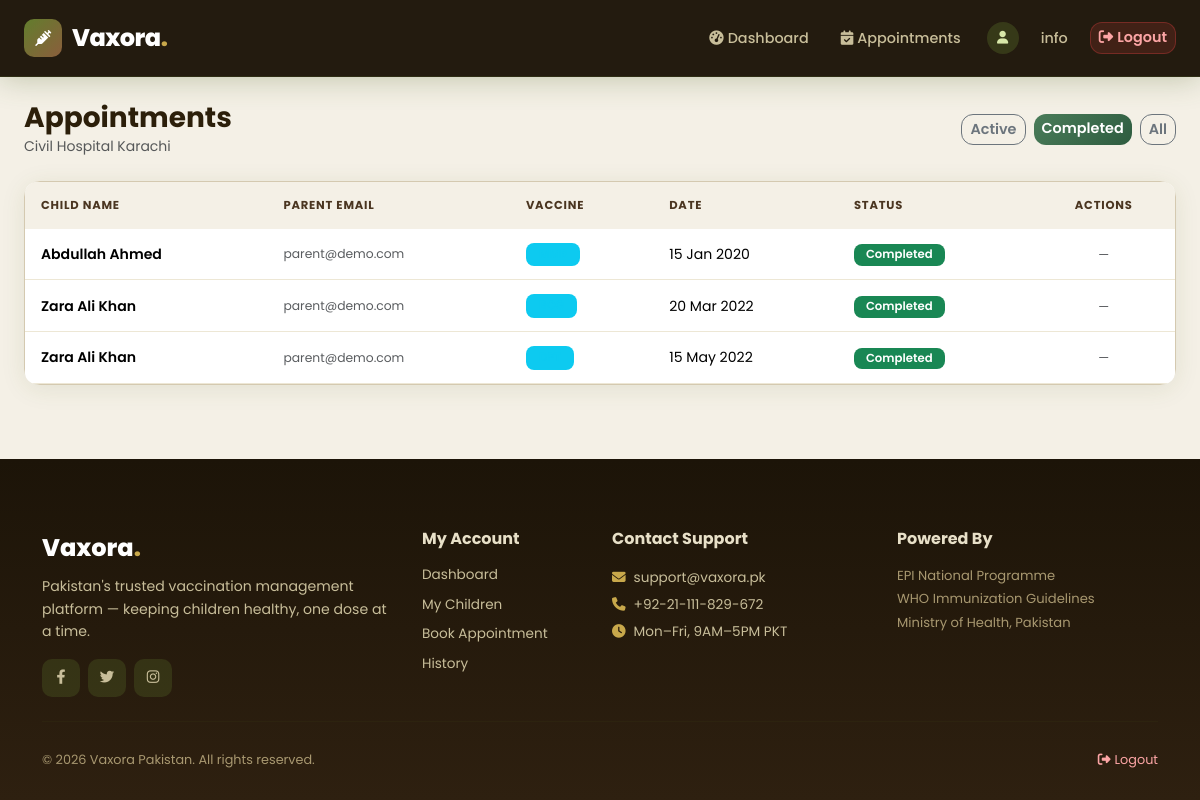
The app's page /VAXORA/hospital/appointments.php?filter=completed (signed in) with its own data.
### tables this page shows
CREATE TABLE hospitals (
    hospital_id INTEGER PRIMARY KEY AUTOINCREMENT,
    user_id INTEGER,
    hospital_name TEXT NOT NULL,
    address TEXT,
    city TEXT,
    phone TEXT,
    email TEXT,
    pincode TEXT,
    registration_number TEXT,
    status TEXT DEFAULT 'active',
    created_at TEXT DEFAULT (datetime('now')),
    FOREIGN KEY (user_id) REFERENCES users(user_id)
);

CREATE TABLE appointments (
    appointment_id INTEGER PRIMARY KEY AUTOINCREMENT,
    child_id INTEGER NOT NULL,
    hospital_id INTEGER NOT NULL,
    vaccine_id INTEGER NOT NULL,
    appointment_date TEXT NOT NULL,
    status TEXT DEFAULT 'pending',
    created_at TEXT DEFAULT (datetime('now')),
    FOREIGN KEY (child_id) REFERENCES children(child_id),
    FOREIGN KEY (hospital_id) REFERENCES hospitals(hospital_id),
    FOREIGN KEY (vaccine_id) REFERENCES vaccines(vaccine_id)
);

CREATE TABLE children (
    child_id INTEGER PRIMARY KEY AUTOINCREMENT,
    parent_id INTEGER NOT NULL,
    unique_child_id TEXT UNIQUE,
    full_name TEXT NOT NULL,
    date_of_birth TEXT NOT NULL,
    gender TEXT,
    birth_weight TEXT,
    blood_group TEXT,
    allergies TEXT,
    medical_conditions TEXT,
    created_at TEXT DEFAULT (datetime('now')),
    FOREIGN KEY (parent_id) REFERENCES parents(parent_id)
);

CREATE TABLE users (
    user_id INTEGER PRIMARY KEY AUTOINCREMENT,
    email TEXT NOT NULL UNIQUE,
    password TEXT NOT NULL,
    role TEXT NOT NULL DEFAULT 'parent',
    status TEXT NOT NULL DEFAULT 'active',
    created_at TEXT DEFAULT (datetime('now'))
);

### VAXORA/hospital/appointments.php (the view, shortened to what this page needs)
<?php
$db = (new Database())->getConnection();
$hStmt = $db->prepare("SELECT * FROM hospitals WHERE user_id=? LIMIT 1");
$hStmt->execute([$_SESSION['user_id']]);
$hospital = $hStmt->fetch(PDO::FETCH_ASSOC);
$hid = $hospital['hospital_id'];
$filter = $_GET['filter'] ?? 'active';
if ($filter === 'active') {
    $where = "AND a.status IN ('pending','approved')";
} elseif ($filter === 'completed') {
    $where = "AND a.status = 'completed'";
} else {
    $where = '';
}
$appointments = $db->prepare("
    SELECT a.*, c.full_name as child_name, v.vaccine_name, u.email as parent_email
    FROM appointments a
    JOIN children c ON a.child_id = c.child_id
    JOIN vaccines v ON a.vaccine_id = v.vaccine_id
    JOIN parents p ON c.parent_id = p.parent_id
    JOIN users u ON p.user_id = u.user_id
    WHERE a.hospital_id = ? $where
    ORDER BY a.appointment_date ASC
");
$appointments->execute([$hid]);
$appointments = $appointments->fetchAll(PDO::FETCH_ASSOC);
include '../includes/header.php';
?>
<div class="container-fluid py-4 px-4">
    <div class="d-flex justify-content-between align-items-center mb-4">
        <div>
            <h3 class="fw-bold mb-0">Appointments</h3>
            <p class="text-muted small mb-0"><?= htmlspecialchars($hospital['hospital_name']) ?></p>
        </div>
        <div class="d-flex gap-2">
            <a href="?filter=active" class="btn btn-sm <?= $filter==='active' ? 'btn-primary' : 'btn-outline-secondary' ?>">Active</a>
            <a href="?filter=completed" class="btn btn-sm <?= $filter==='completed' ? 'btn-success' : 'btn-outline-secondary' ?>">Completed</a>
            <a href="?filter=all" class="btn btn-sm <?= $filter==='all' ? 'btn-dark' : 'btn-outline-secondary' ?>">All</a>
        </div>
    </div>
    <div class="card">
        <div class="card-body p-0">
            <div class="table-responsive">
                <table class="table mb-0">
                    <thead><tr><th>Child Name</th><th>Parent Email</th><th>Vaccine</th><th>Date</th><th>Status</th><th class="text-center">Actions</th></tr></thead>
                    <tbody>
                    <?php foreach ($appointments as $a): ?>
                    <tr>
                        <td class="fw-semibold"><?= htmlspecialchars($a['child_name']) ?></td>
                        <td class="small text-muted"><?= htmlspecialchars($a['parent_email']) ?></td>
                        <td><span class="badge bg-info bg-opacity-15 text-info border border-info border-opacity-25"><?= htmlspecialchars($a['vaccine_name']) ?></span></td>
                        <td><?= date('d M Y', strtotime($a['appointment_date'])) ?></td>
                        <td>
                            <?php $cls=['pending'=>'bg-warning text-dark','approved'=>'bg-info','completed'=>'bg-success','cancelled'=>'bg-danger']; ?>
                            <span class="badge <?= $cls[$a['status']] ?? 'bg-secondary' ?>"><?= ucfirst($a['status']) ?></span>
                        </td>
                        <td class="text-center">
                            <?php if ($a['status'] === 'pending'): ?>
                                <a href="?approve=<?= $a['appointment_id'] ?>&filter=<?= $filter ?>" class="btn btn-sm btn-success me-1"><i class="fas fa-check me-1"></i>Approve</a>
                                <a href="?reject=<?= $a['appointment_id'] ?>&filter=<?= $filter ?>" onclick="return confirm('Reject this appointment?')" class="btn btn-sm btn-outline-danger"><i class="fas fa-times"></i></a>
                            <?php elseif ($a['status'] === 'approved'): ?>
                                <a href="?complete=<?= $a['appointment_id'] ?>&filter=<?= $filter ?>" onclick="return confirm('Mark vaccination as complete?')" class="btn btn-sm btn-primary"><i class="fas fa-check-double me-1"></i>Complete</a>
                            <?php else: ?>
                                <span class="text-muted small">—</span>
                            <?php endif; ?>
                        </td>
                    </tr>
                    <?php endforeach; ?>
                    </tbody>
                </table>
            </div>
        </div>
    </div>
</div>
<?php include '../includes/footer.php'; ?>

### VAXORA/assets/css/style.css (style rules this page uses)
:root { --primary: #4A6120; --primary-light: #627D2D; --primary-dark: #344515; --secondary: #8B5E3C; --accent: #C8A84B; --success: #4A7C59; --danger: #C0392B; --dark: #1C1408; --mid-dark: #2E2010; --light: #F8F4EC; --border: #D4C9B0; --shadow: 0 4px 24px rgba(74,97,32,0.10); --shadow-hover: 0 8px 40px rgba(74,97,32,0.22); --radius: 16px; --radius-lg: 24px; }
* { margin: 0; padding: 0; box-sizing: border-box; }
html { scroll-behavior: smooth; }
body { font-family: 'Poppins', 'Segoe UI', sans-serif; background: #F4F0E6; color: #2C1F0A; line-height: 1.6; display: flex; flex-direction: column; min-height: 100vh; }
.card { border: 1px solid var(--border); border-radius: var(--radius); box-shadow: var(--shadow); background: #fff; transition: all .3s; }
.btn { border-radius: 12px; font-weight: 600; transition: all .25s; font-size: 0.9rem; }
.btn-success { background: linear-gradient(135deg, #4A7C59, #2E5C40); border: none; color: white; }
.table { background: #fff; border-radius: 12px; overflow: hidden; font-size: 0.88rem; }
.table thead th { background: #F4F0E6; color: #4A3520; font-size: 0.72rem; font-weight: 700; text-transform: uppercase; letter-spacing: 0.8px; border: none; padding: 14px 16px; }
.table tbody td { padding: 13px 16px; border-color: #EDE7D5; vertical-align: middle; }
.badge { padding: 5px 12px; border-radius: 8px; font-weight: 600; font-size: 0.73rem; }

### records on screen
hospitals: hospital_name "Civil Hospital Karachi"
appointments: child.full_name "Abdullah Ahmed", users.email "parent@demo.com", appointment_date "15 Jan 2020", status "Completed"
appointments: child.full_name "Zara Ali Khan", users.email "parent@demo.com", appointment_date "20 Mar 2022", status "Completed"
appointments: child.full_name "Zara Ali Khan", users.email "parent@demo.com", appointment_date "15 May 2022", status "Completed"

### other values on screen
explode('@',$_SESSION['email'] ?? '')[0] "info"
